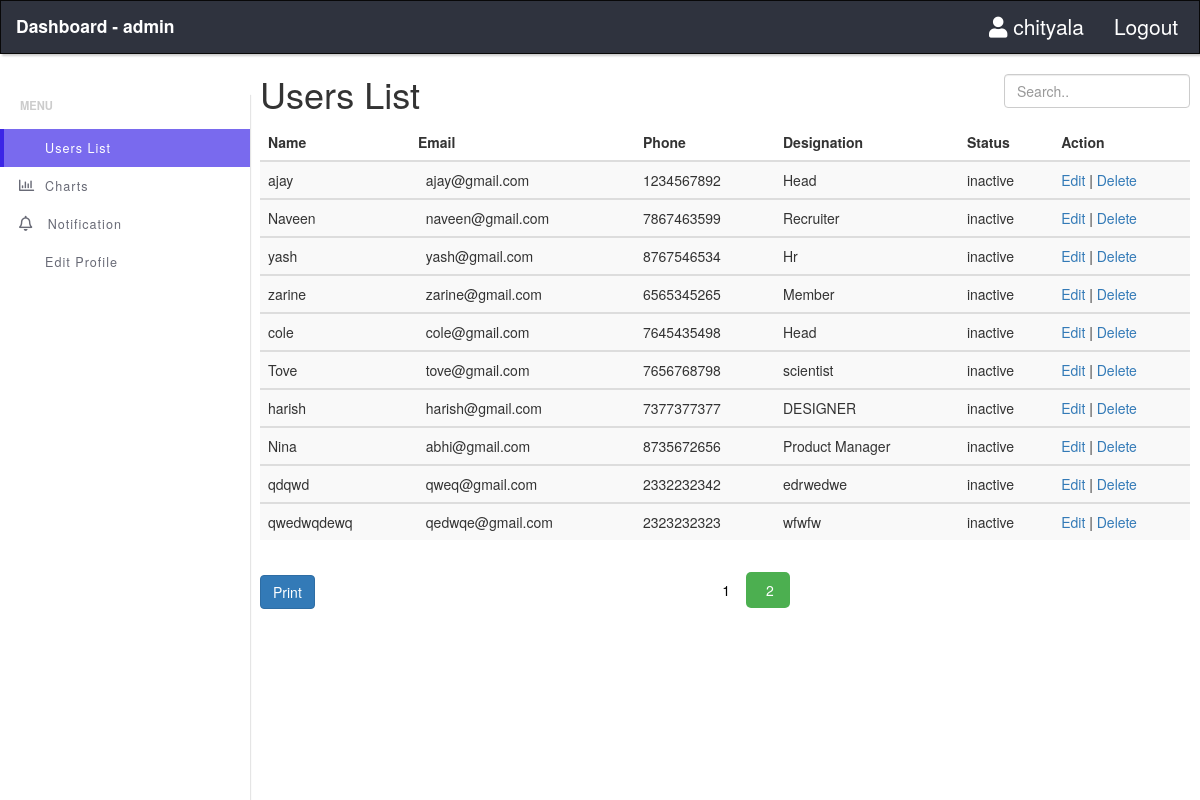
The app's page /src/Admin.php?page=2 (signed in) with its own data.
### tables this page shows
CREATE TABLE `users` (
  `id` int(11) NOT NULL,
  `name` varchar(100) NOT NULL,
  `email` varchar(100) NOT NULL,
  `pwd` varchar(100) NOT NULL,
  `profile` varchar(100) NOT NULL,
  `gender` varchar(100) NOT NULL,
  `phone` varchar(100) NOT NULL,
  `desig` varchar(100) NOT NULL,
  `role` varchar(100) NOT NULL,
  `status` varchar(100) NOT NULL
);

### src/userslist.php (the view, shortened to what this page needs)
<!DOCTYPE html>
<html>
<head>
  <link rel="stylesheet" href="../css/userslist.css">
</head>
<body>
  <table class="table table-responsive table-striped table-hover">
    <thead>
      <tr>
        <th>Name</th>
        <th>Email</th>
        <th>Phone</th>
        <th>Designation</th>
        <th>Status</th>
        <th>Action</th>
      </tr>
    </thead>
    <?php
    $limit = 10;
    if (isset($_GET["page"])) {
      $page  = $_GET["page"];
    }else {
       $page=1;
    };
    $start_from = ($page-1)*$limit;
    $query = "Select * from users where role='user' Order BY id ASC LIMIT $start_from, $limit";
    $result = mysqli_query($db, $query);
    while($row =mysqli_fetch_array($result)){ ?>
      <tbody id="usertable">
        <tr id="<?php echo $row['id'];?>">
          <td data-target="name"><?php echo $row['name'];?></td>
          <td data-target="email"><i class="fal fa-envelope" data-toggle="modal" data-target="#myEmail" data-id="<?php echo $row['id']?>"></i> <?php echo $row['email'];?></td>
          <td data-target="phone"><?php echo $row['phone'];?></td>
          <td data-target="desig"><?php echo $row['desig'];?></td>
          <td><?php echo $row['status'];?></td>
          <td><a href="#" data-role="update" data-id="<?php echo $row['id']?>">Edit </a>|
            <a href="delete.php?id=<?php echo $row['id'];?>"> Delete</a>
          </td>
        </tr>
      </tbody>
      <?php
    } ?>
  </table>
  <button class="btn btn-default btn-primary hidden-print" onclick="prnt()">Print</button>
  <?php
    $sql = "SELECT COUNT(id) FROM users where role='user'";
    $result = mysqli_query($db, $sql);
    $row = mysqli_fetch_row($result);
    $total_records = $row[0];
    $total_pages = ceil($total_records / $limit);
    $pagelink = '<div class="pagination hidden-print">';
    for ($i=1; $i<=$total_pages; $i++) {
      if($i==$page)
      {
        $pagelink .= '<a class="active"> '. $i .'</a>';
      }
      else{
      $pagelink .= '<a href="Admin.php?page='.$i.'"> '.$i.'</a>';
      }
    }
    echo $pagelink . "</div>";
  ?>
</body>
</html>

### src/header.php
<?php
$id = $_SESSION['user']['id'];
$db = mysqli_connect('localhost', 'root', '', 'testdb');
$query = "select name from users where id= $id";
$result = mysqli_query($db, $query);
$row = mysqli_fetch_assoc($result);
?>
<nav class="navbar navbar-inverse" data-spy="affix" data-offset-top="9">
    <div class="container-fluid">
        <div class="navbar-header">
            <a class="navbar-brand" href="#"><strong>Dashboard - <?php echo $_SESSION['user']['role']?></strong></a>
        </div>
        <ul class="nav navbar-nav navbar-right">
            <li><a href="#" class="logout"><i class="fas fa-user"></i> <?php echo $row['name']?></a></li>
            <li><a href="Logout.php" class="logout">Logout <i class="fa fa-sign-out"></i></a></li>
        </ul>
    </div>
</nav>

### css/header.css (style rules this page uses)
.navbar { width: 100%; background: #2f333e; border-radius: 0; box-shadow: 2px 2px 2px rgba(0, 0, 0, 0.2); z-index: 10; top:0; }
.navbar-brand { color: white!important; font-size: 1.25em!important; }
.logout { font-weight: 400; font-size: 1.5em; color: white!important; }

### css/Admin.css (style rules this page uses)
.fa-envelope { cursor: pointer; color:dodgerblue!important; }

### css/userslist.css (style rules this page uses)
.pagination a { color: black; padding: 8px 16px; text-decoration: none; }
.pagination a.active { background-color: #4CAF50; color: white; border-radius: 5px; transition: background-color .3s; }

### records on screen
users: name "chityala"
users: name "ajay", email "ajay@gmail.com", phone "1234567892", desig "Head", status "inactive"
users: name "Naveen", email "naveen@gmail.com", phone "7867463599", desig "Recruiter", status "inactive"
users: name "yash", email "yash@gmail.com", phone "8767546534", desig "Hr", status "inactive"
users: name "zarine", email "zarine@gmail.com", phone "6565345265", desig "Member", status "inactive"
users: name "cole", email "cole@gmail.com", phone "7645435498", desig "Head", status "inactive"
users: name "Tove", email "tove@gmail.com", phone "7656768798", desig "scientist", status "inactive"
users: name "harish", email "harish@gmail.com", phone "7377377377", desig "DESIGNER", status "inactive"
users: name "Nina", email "abhi@gmail.com", phone "8735672656", desig "Product Manager", status "inactive"
users: name "qdqwd", email "qweq@gmail.com", phone "2332232342", desig "edrwedwe", status "inactive"
users: name "qwedwqdewq", email "qedwqe@gmail.com", phone "2323232323", desig "wfwfw", status "inactive"

### other values on screen
$_SESSION['user']['role'] "admin"
